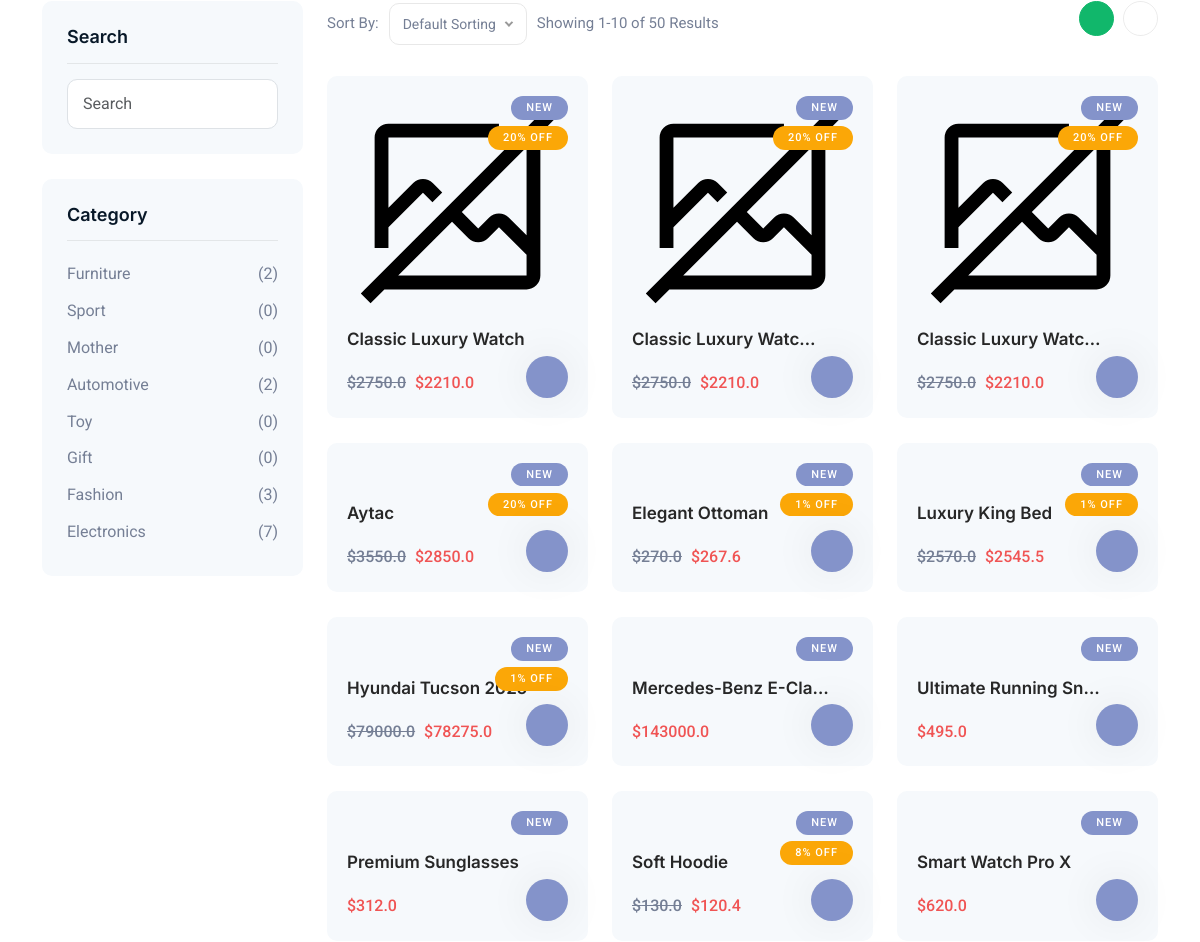
Before: /products/ (middle part) with the older database file.
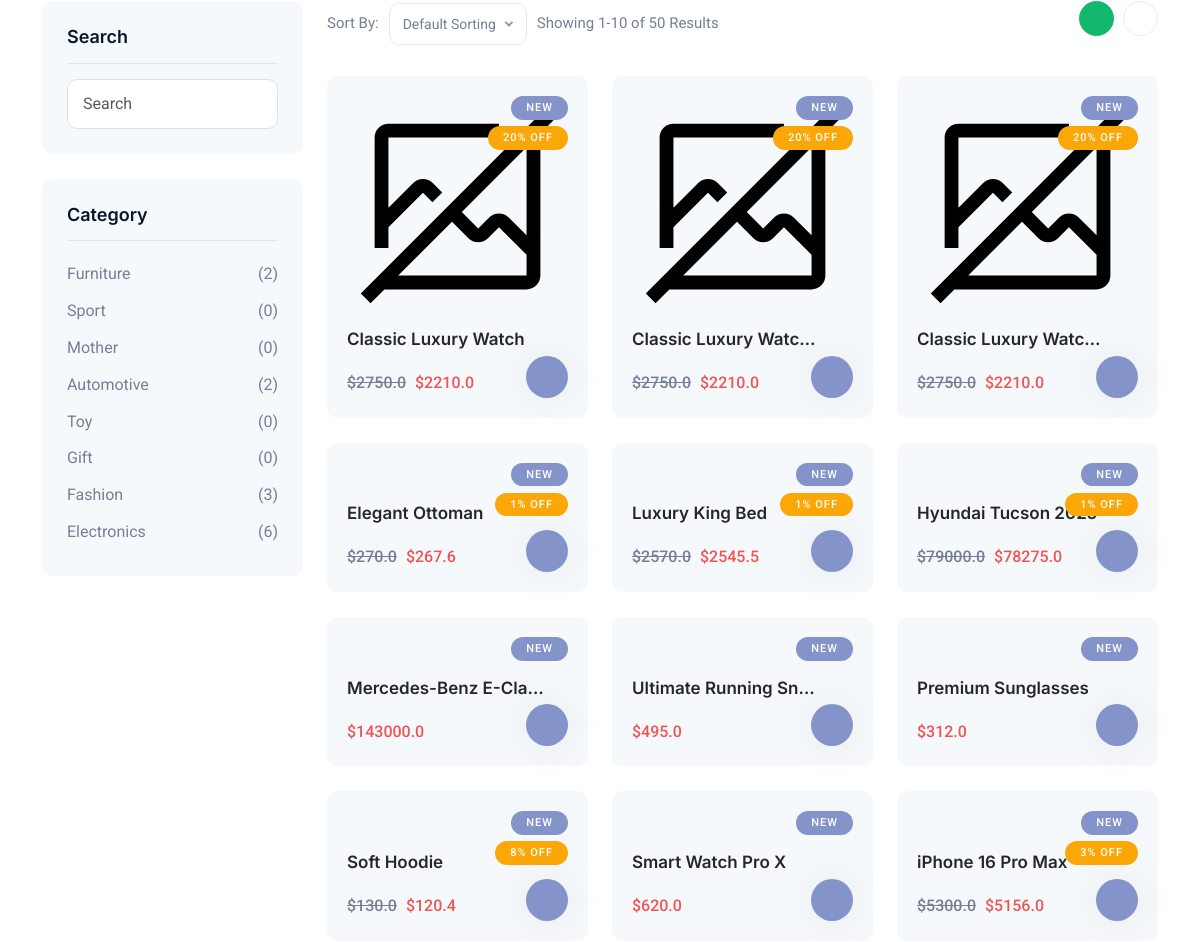
After: the same page with the newer database file.
### product/models.py (models this page shows, shortened)
class Category(models.Model):
    name = models.CharField(
        max_length=50,
        verbose_name="Ad",
    )
    icon = models.FileField(
        upload_to="category/",
        validators=[
            FileExtensionValidator(
                allowed_extensions=["svg", "png", "jpg", "jpeg"]
            )
        ],
        verbose_name="Şəkil",
    )
    status = models.BooleanField(
        default=True,
        verbose_name="Status",
    )
    created_at = models.DateTimeField(
        auto_now_add=True,
        verbose_name="Yaranma tarixi",
    )
    updated_at = models.DateTimeField(
        auto_now=True,
        verbose_name="Yenilənmə tarixi",
    )
    def get_absolute_url(self):
        return reverse(
            "product:category_products", kwargs={"category_id": self.id}
        )
    class Meta:
        verbose_name = "Category"
        verbose_name_plural = "Categories"
        ordering = ("-created_at",)

class Product(models.Model):
    name = models.CharField(
        max_length=300,
        verbose_name="Ad",
    )
    slug = models.SlugField(unique=True, blank=True, null=True, verbose_name="Slug")
    description = RichTextUploadingField(
        null=True,
        blank=True,
        verbose_name="Ətraflı",
    )
    price = models.DecimalField(
        max_digits=10,
        decimal_places=2,
        validators=[MinValueValidator(0)],
        verbose_name="Qiymət",
    )
    tax_price = models.DecimalField(
        max_digits=10,
        decimal_places=2,
        validators=[MinValueValidator(0)],
        verbose_name="Tax qiymət",
    )
    discount = models.PositiveIntegerField(
        validators=[MinValueValidator(0), MaxValueValidator(100)],
        null=True,
        blank=True,
        verbose_name="Endirim (%)",
    )
    category = models.ForeignKey(
        Category,
        on_delete=models.SET_NULL,
        related_name="products",
        null=True,
        verbose_name="Categoriya",
    )
    poster = models.FileField(
        upload_to="product/%Y/%m/%d/",
        validators=[
            FileExtensionValidator(
                allowed_extensions=["svg", "png", "jpg", "jpeg"]
            )
        ],
        verbose_name="Şəkil",
    )
    tags = models.ManyToManyField(
        Tag,
        blank=True,
        verbose_name="Tags",
    )
    coupon = models.IntegerField(
        blank=True,
        null=True,
        verbose_name="Kupon",
    )
    author = models.ForeignKey(
        Author,
        on_delete=models.CASCADE,
        related_name="products",
        verbose_name="Müəllif",
    )
    status = models.BooleanField(
        default=True,
        verbose_name="Status",
    )
    created_at = models.DateTimeField(
        auto_now_add=True,
        verbose_name="Yaranma tarixi",
    )
    updated_at = models.DateTimeField(
        auto_now=True,
        verbose_name="Yenilənmə tarixi",
    )
    def get_absolute_url(self):
        return reverse("product:product_detail", kwargs={"slug": self.slug})
    class Meta:
        verbose_name = "Product"
        verbose_name_plural = "Products"
        ordering = ("-created_at",)

### product/views.py (the view)
# urls.py: path("products/", views.product_list, name="product_list"),
def product_list(request):
    products_qs = Product.objects.annotate(
        tax_value=Coalesce(F("tax_price"), 0.00, output_field=DecimalField()),
        discount_value=Coalesce(
            F("discount"), 0.00, output_field=DecimalField()
        ),
    ).annotate(
        final_price=Round(
            ExpressionWrapper(
                F("price") * (1.00 - F("discount_value") / 100.00)
                + F("tax_value"),
                output_field=DecimalField(),
            ),
            2,
            output_field=FloatField(),
        ),
        total_price=Round(
            ExpressionWrapper(
                F("price") + F("tax_value"),
                output_field=DecimalField(),
            ),
            2,
            output_field=FloatField(),
        ),
    )
    categories = Category.objects.annotate(
        product_count=Count("products")
    ).order_by("-created_at")
    context = {
        "page_title": "Products",
        "products": products_qs,
        "categories": categories[:12],
    }
    return render(request, "product/products.html", context)

### product/templates/product/products.html (shortened to what this page needs)
{% extends "product/layouts/base.html" %}
{% load static %}
{% block content %}
<div class="shop-area py-100">
    <div class="container">
        <div class="row">
            <div class="col-lg-3">
                <div class="shop-sidebar">
                    <div class="shop-widget">
                        <div class="shop-search-form">
                            <h4 class="shop-widget-title">Search</h4>
                            <form action="shop-grid.html#">
                                <div class="form-group">
                                    <input type="text" class="form-control" placeholder="Search">
                                    <button type="search"></button>
                                </div>
                            </form>
                        </div>
                    </div>
                    <div class="shop-widget">
                        <h4 class="shop-widget-title">Category</h4>
                        <ul class="shop-category-list">
                            {% for category in categories %}
                            <li><a href="{{ category.get_absolute_url }}">{{ category.name }}<span>({{category.product_count}})</span></a></li>
                            {% endfor %}
                        </ul>
                    </div>
                </div>
            </div>
            <div class="col-lg-9">
                <div class="col-md-12">
                    <div class="shop-sort">
                        <div class="shop-sort-box">
                            <div class="shop-sorty-label">Sort By:</div>
                            <div class="shop-sort-show">Showing 1-10 of 50 Results</div>
                        </div>
                        <div class="shop-sort-gl">
                            <a href="shop-grid.html" class="shop-sort-grid active"></a>
                            <a href="shop-list.html" class="shop-sort-list"></a>
                        </div>
                    </div>
                </div>
                <div class="shop-item-wrapper">
                    <div class="row">
                        {% for product in products.all %}
                        <div class="col-md-6 col-lg-4">
                            <div class="product-item">
                                <div class="product-img">
                                    <span class="type new">New</span>
                                    {% if product.discount_value %}
                                    <span class="type discount">{{ product.discount_value }}% OFF</span>
                                    {% endif %}
                                    {% if product.poster %}
                                    <img src="{{ product.poster.url }}" alt="">
                                    {% else %}
                                    <img src="{% static 'product/assets/img/icon/no_image.svg' %}" alt="">
                                    {% endif %}
                                </div>
                                <div class="product-content">
                                    <h3 class="product-title">
                                        <a href="{{ product.get_absolute_url }}">{{ product.name|truncatechars:20 }}</a>
                                    </h3>
                                    <div class="product-bottom">
                                        <div class="product-price">
                                            {% if product.discount_value %}
                                            <del>${{ product.total_price }}</del>
                                            {% endif %}
                                            <span>${{ product.final_price }}</span>
                                        </div>
                                        <button type="button" class="product-cart-btn" data-bs-placement="left" data-tooltip="tooltip" title="Add To Cart">
                                        </button>
                                    </div>
                                </div>
                            </div>
                        </div>
                        {% endfor %}
                    </div>
                </div>
            </div>
        </div>
    </div>
</div>
{% endblock %}

### product/templates/product/layouts/base.html (shortened to what this page needs)
<!DOCTYPE html>
<html lang="en">
<head>
	{% include "product/partials/head.html" %}
</head>
<body>
	<main class="main">
		{% block content %}{% endblock %}
	</main>
</body>
</html>

### product/templates/product/partials/head.html (shortened to what this page needs)
{% load static %}
<link rel="stylesheet" href="{% static 'product/assets/css/bootstrap.min.css' %}">
<link rel="stylesheet" href="{% static 'product/assets/css/all-fontawesome.min.css' %}">
<link rel="stylesheet" href="{% static 'product/assets/css/animate.min.css' %}">
<link rel="stylesheet" href="{% static 'product/assets/css/magnific-popup.min.css' %}">
<link rel="stylesheet" href="{% static 'product/assets/css/owl.carousel.min.css' %}">
<link rel="stylesheet" href="{% static 'product/assets/css/jquery-ui.min.css' %}">
<link rel="stylesheet" href="{% static 'product/assets/css/nice-select.min.css' %}">
<link rel="stylesheet" href="{% static 'product/assets/css/flex-slider.min.css' %}">
<link rel="stylesheet" href="{% static 'product/assets/css/style.css' %}">

### product/templates/product/partials/middlebar.html (shortened to what this page needs)
{% load static %}

### product/templates/product/partials/navbar.html (shortened to what this page needs)
{% load static %}

### product/templates/product/partials/footer.html (shortened to what this page needs)
{% load static %}

### product/templates/product/partials/scripts.html (shortened to what this page needs)
{% load static %}

Changed rows visible on the page:
removed Product: discount_value "20", name "Aytac", total_price "3550.0", final_price "2850.0"
computed for Category "Electronics": product_count "7" → "6"
now on this page (row unchanged): Product: discount_value "3", name "iPhone 16 Pro Max", total_price "5300.0", final_price "5156.0"
